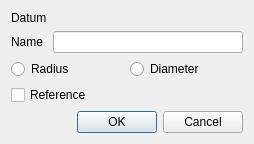
<?xml version="1.0" encoding="UTF-8"?>
<ui version="4.0">
 <class>SketcherGui::InsertDatum</class>
 <widget class="QDialog" name="SketcherGui::InsertDatum">
  <property name="windowModality">
   <enum>Qt::NonModal</enum>
  </property>
  <property name="geometry">
   <rect>
    <x>0</x>
    <y>0</y>
    <width>254</width>
    <height>140</height>
   </rect>
  </property>
  <property name="sizePolicy">
   <sizepolicy hsizetype="Minimum" vsizetype="Minimum">
    <horstretch>0</horstretch>
    <verstretch>0</verstretch>
   </sizepolicy>
  </property>
  <property name="windowTitle">
   <string>Insert Datum</string>
  </property>
  <layout class="QVBoxLayout" name="verticalLayout">
   <item>
    <layout class="QGridLayout" name="gridLayout">
     <item row="0" column="0">
      <widget class="QLabel" name="label">
       <property name="text">
        <string>Datum</string>
       </property>
      </widget>
     </item>
     <item row="0" column="1">
      <widget class="Gui::PrefQuantitySpinBox" name="labelEdit">
       <property name="sizePolicy">
        <sizepolicy hsizetype="MinimumExpanding" vsizetype="Preferred">
         <horstretch>0</horstretch>
         <verstretch>0</verstretch>
        </sizepolicy>
       </property>
      </widget>
     </item>
     <item row="1" column="0">
      <widget class="QLabel" name="label_2">
       <property name="text">
        <string>Name</string>
       </property>
      </widget>
     </item>
     <item row="1" column="1">
      <widget class="QLineEdit" name="name">
       <property name="sizePolicy">
        <sizepolicy hsizetype="MinimumExpanding" vsizetype="Preferred">
         <horstretch>0</horstretch>
         <verstretch>0</verstretch>
        </sizepolicy>
       </property>
       <property name="toolTip">
        <string>Constraint name (available for expressions)</string>
       </property>
      </widget>
     </item>
    </layout>
   </item>
   <item>
    <layout class="QHBoxLayout" name="layoutType">
     <item>
      <widget class="QRadioButton" name="rbRadius">
       <property name="text">
        <string>Radius</string>
       </property>
      </widget>
     </item>
     <item>
      <widget class="QRadioButton" name="rbDiameter">
       <property name="text">
        <string>Diameter</string>
       </property>
      </widget>
     </item>
    </layout>
   </item>
   <item>
    <widget class="QCheckBox" name="cbDriving">
     <property name="sizePolicy">
      <sizepolicy hsizetype="Preferred" vsizetype="Preferred">
       <horstretch>0</horstretch>
       <verstretch>0</verstretch>
      </sizepolicy>
     </property>
     <property name="toolTip">
      <string>Reference (or constraint) dimension</string>
     </property>
     <property name="text">
      <string>Reference</string>
     </property>
    </widget>
   </item>
   <item>
    <widget class="QDialogButtonBox" name="buttonBox">
     <property name="orientation">
      <enum>Qt::Horizontal</enum>
     </property>
     <property name="standardButtons">
      <set>QDialogButtonBox::Cancel|QDialogButtonBox::Ok</set>
     </property>
    </widget>
   </item>
  </layout>
 </widget>
 <customwidgets>
  <customwidget>
   <class>Gui::QuantitySpinBox</class>
   <extends>QWidget</extends>
   <header>Gui/QuantitySpinBox.h</header>
  </customwidget>
  <customwidget>
   <class>Gui::PrefQuantitySpinBox</class>
   <extends>Gui::QuantitySpinBox</extends>
   <header>Gui/PrefWidgets.h</header>
   <slots>
    <signal>showFormulaDialog(bool)</signal>
   </slots>
  </customwidget>
 </customwidgets>
 <resources/>
 <connections>
  <connection>
   <sender>buttonBox</sender>
   <signal>accepted()</signal>
   <receiver>SketcherGui::InsertDatum</receiver>
   <slot>accept()</slot>
   <hints>
    <hint type="sourcelabel">
     <x>248</x>
     <y>254</y>
    </hint>
    <hint type="destinationlabel">
     <x>157</x>
     <y>274</y>
    </hint>
   </hints>
  </connection>
  <connection>
   <sender>buttonBox</sender>
   <signal>rejected()</signal>
   <receiver>SketcherGui::InsertDatum</receiver>
   <slot>reject()</slot>
   <hints>
    <hint type="sourcelabel">
     <x>316</x>
     <y>260</y>
    </hint>
    <hint type="destinationlabel">
     <x>286</x>
     <y>274</y>
    </hint>
   </hints>
  </connection>
  <connection>
   <sender>labelEdit</sender>
   <signal>showFormulaDialog(bool)</signal>
   <receiver>buttonBox</receiver>
   <slot>setHidden(bool)</slot>
   <hints>
    <hint type="sourcelabel">
     <x>212</x>
     <y>26</y>
    </hint>
    <hint type="destinationlabel">
     <x>171</x>
     <y>101</y>
    </hint>
   </hints>
  </connection>
 </connections>
</ui>
